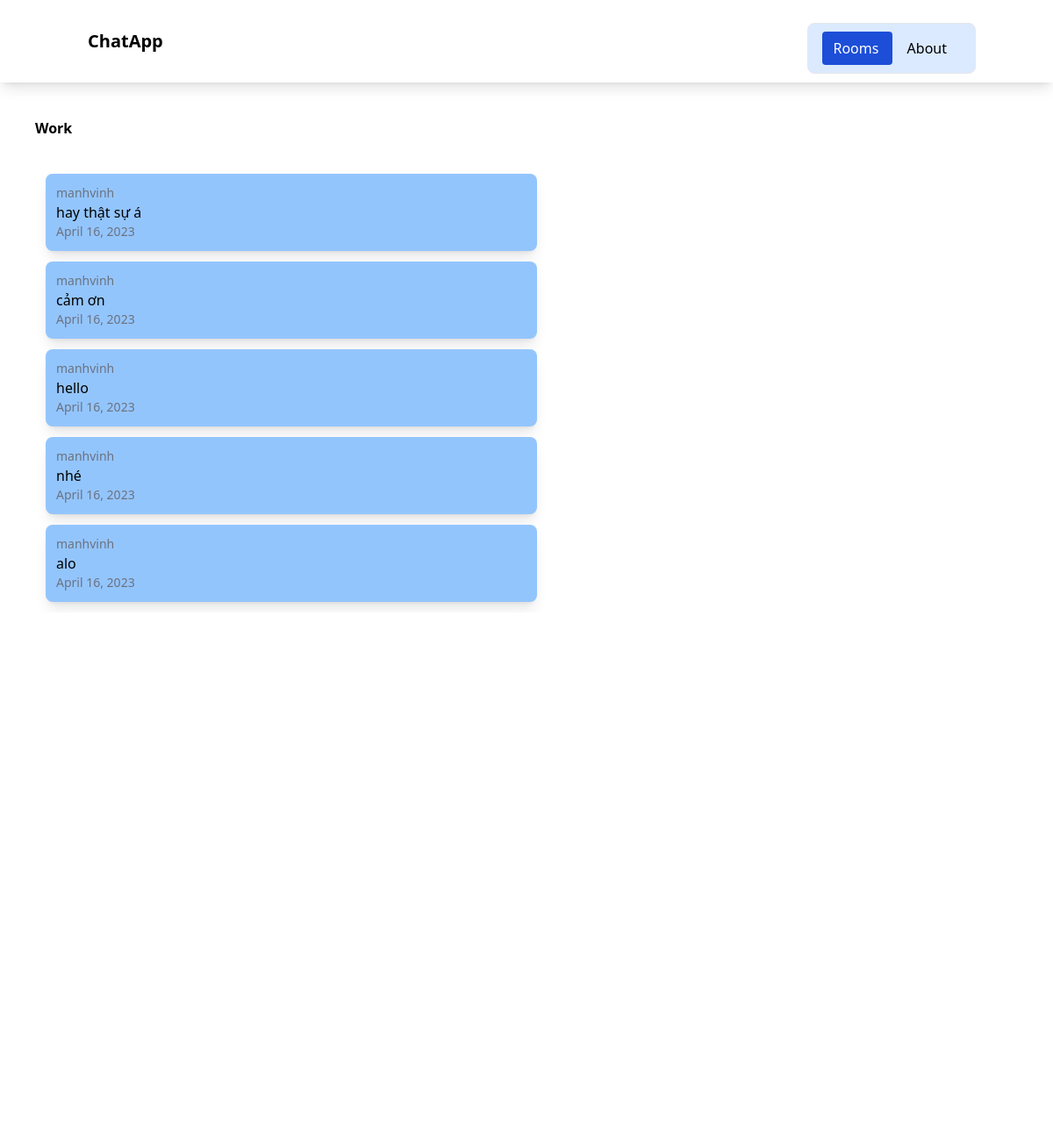
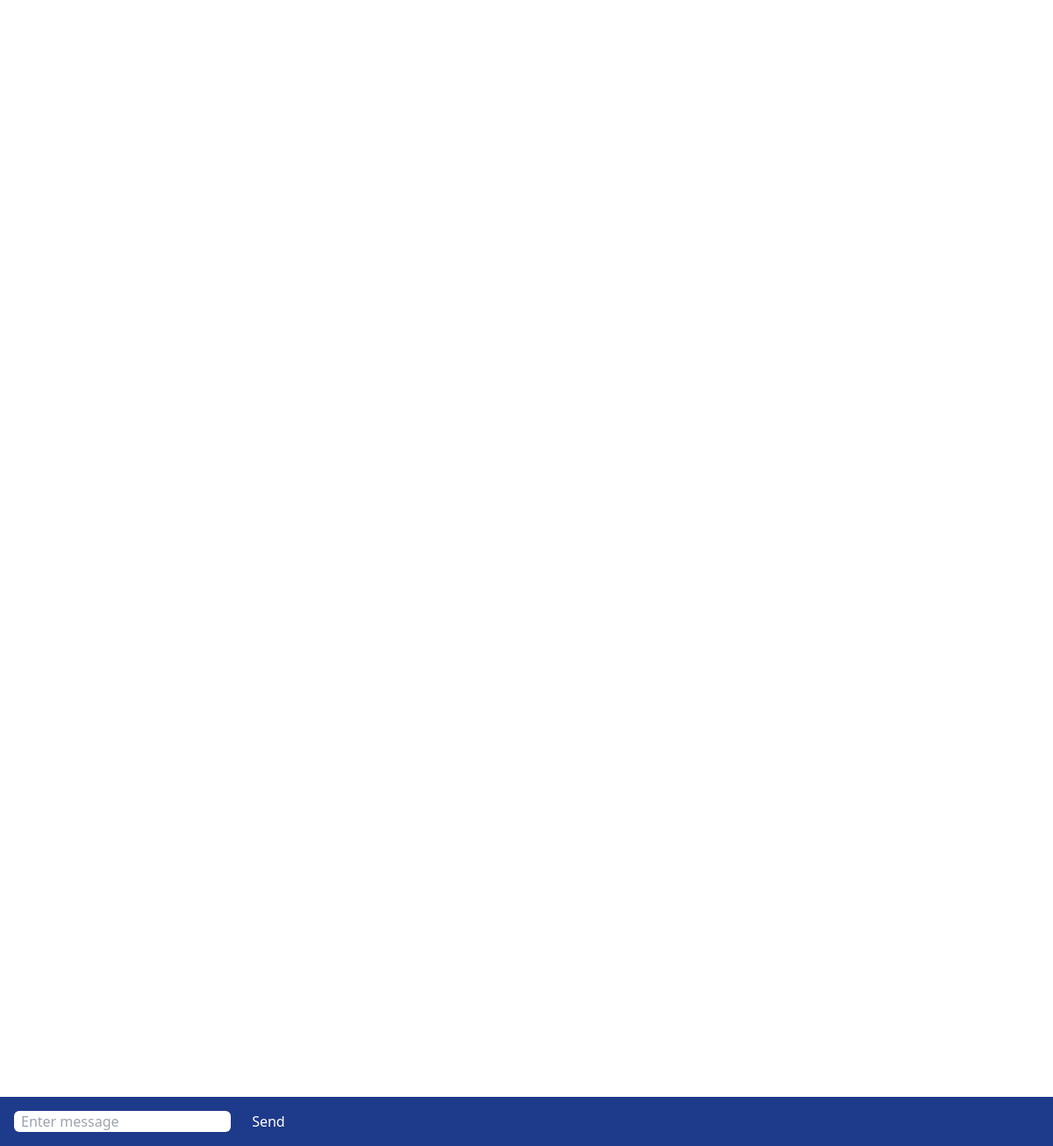
The app's page /room/work/ with its own data (2 pictures, top to bottom).
### chatapp/models.py (models this page shows, shortened)
class ChatRoom(models.Model):
    name = models.CharField(max_length=100)
    slug = models.SlugField(unique=True)

class ChatMessage(models.Model):
    username = models.ForeignKey(User,on_delete=models.CASCADE)
    room = models.ForeignKey(ChatRoom,on_delete=models.CASCADE)
    message_content = models.TextField(null=True)
    date = models.DateField(auto_now=True)
    class Meta:
        ordering = ('date',)

### chatapp/views.py (the view)
# urls.py: path('<slug:slug>/',views.chatroom,name='chatroom'),
def chatroom(request,slug):
    chatroom = ChatRoom.objects.get(slug = slug)
    historyMessage = ChatMessage.objects.filter(room = chatroom)
    return render(request,'chatapp/room.html',{'chatroom':chatroom,'messages':historyMessage})

### chatapp/templates/chatapp/room.html (shortened to what this page needs)
{%extends 'chatapp/base.html' %}
{%block body%}
<div class="m-10 font-bold">
    {{ chatroom.name}}
</div>
<div class="container-chat m-10 h-[500px] overflow-auto" id="container-chat">
    <div id="chat-box">
        {%for message in messages%}
        <div class="message shadow-lg p-3 rounded-lg w-1/2 bg-blue-300 m-3">
            <div class="text-gray-500 text-sm">
                {{message.username}}
            </div>
            <div>
                {{message.message_content}}
            </div>
            <div class="text-gray-500 text-sm">
                {{message.date}}
            </div>
        </div>
        {%endfor%}
    </div>
</div>
<div class="form-container fixed inset-x-0 bottom-0 bg-blue-900 p-4">
    <form method="POST">
        <input class="rounded-md px-2" id="message-input" type="text" name="message" placeholder="Enter message">
        <button class="text-white ml-5" id="send-button" type="submit">Send</button>
    </form>
</div>
{%endblock%}

### chatapp/templates/chatapp/base.html (shortened to what this page needs)
<!DOCTYPE html>
<html lang="en">
<head>
    <script src="https://cdn.tailwindcss.com"></script>
</head>
<body>
    <nav class="shadow-lg px-3 py-2.5">
        <div class="container flex flex-wrap justify-between mx-auto ">
            <a class="flex items-center" href="{%url 'index'%}">
                <span class="self-center text-xl font-semibold">ChatApp</span>
            </a>
            <div class="block w-auto">
                <ul class="flex flex-col p-4 mt-4 border rounded-lg border-grau-100 bg-blue-100 ">
                    <li class="">
                        <a class=" py-2 pl-3 pr-4 rounded bg-blue-700 text-white "href="{%url 'index'%}">Rooms</a>
                        <a class=" py-2 pl-3 pr-4 rounded " href="">About</a>
                    </li>
                </ul>
            </div>
        </div>
    </nav>
    {%block body%}
    {%endblock%}
</body>
</html>

### records on screen
ChatRoom: name "Work"
ChatMessage: username "manhvinh", message_content "hay thật sự á", date "April 16, 2023"
ChatMessage: username "manhvinh", message_content "cảm ơn", date "April 16, 2023"
ChatMessage: username "manhvinh", message_content "hello", date "April 16, 2023"
ChatMessage: username "manhvinh", message_content "nhé", date "April 16, 2023"
ChatMessage: username "manhvinh", message_content "alo", date "April 16, 2023"
